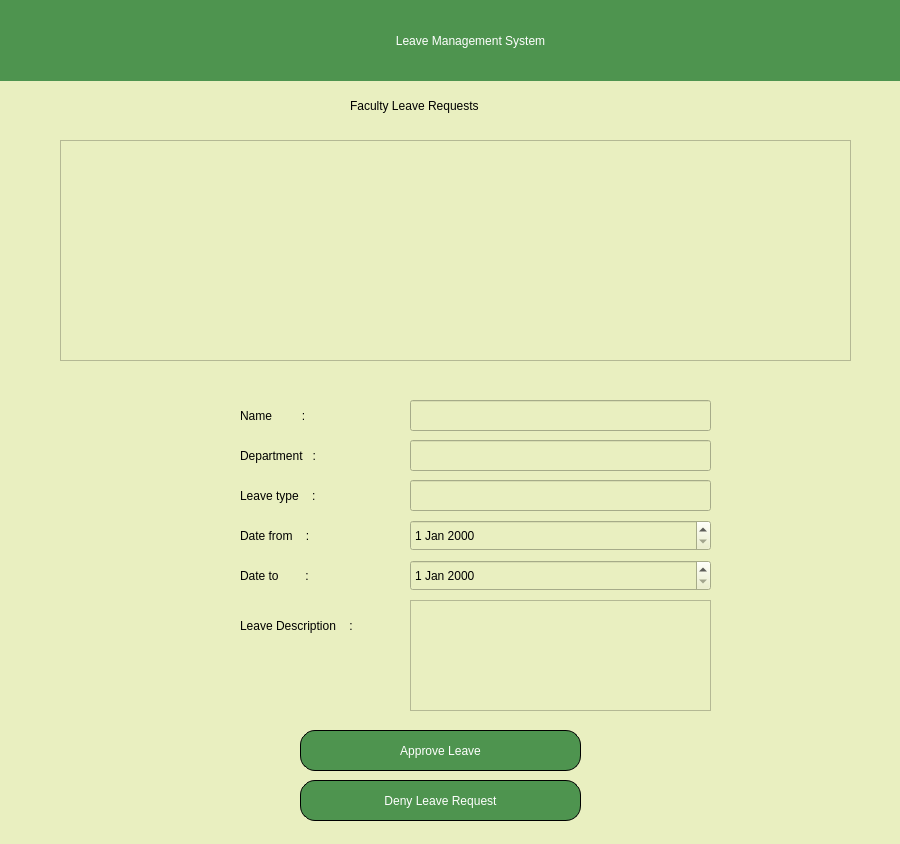
<?xml version="1.0" encoding="UTF-8"?>
<ui version="4.0">
 <class>Admin_Page</class>
 <widget class="QMainWindow" name="Admin_Page">
  <property name="geometry">
   <rect>
    <x>0</x>
    <y>0</y>
    <width>900</width>
    <height>844</height>
   </rect>
  </property>
  <property name="windowTitle">
   <string>MainWindow</string>
  </property>
  <property name="styleSheet">
   <string notr="true">background-color: rgb(233, 239, 192);</string>
  </property>
  <widget class="QWidget" name="centralwidget">
   <widget class="Line" name="line">
    <property name="geometry">
     <rect>
      <x>0</x>
      <y>0</y>
      <width>911</width>
      <height>81</height>
     </rect>
    </property>
    <property name="styleSheet">
     <string notr="true">background-color: rgb(78, 148, 79);</string>
    </property>
    <property name="orientation">
     <enum>Qt::Vertical</enum>
    </property>
   </widget>
   <widget class="QLabel" name="label_7">
    <property name="geometry">
     <rect>
      <x>240</x>
      <y>0</y>
      <width>461</width>
      <height>81</height>
     </rect>
    </property>
    <property name="styleSheet">
     <string notr="true">background-color: rgb(78, 148, 79);
font:14pt &quot;Goudy Old Style&quot;;
font: 75 26pt &quot;Goudy Old Style&quot;;
color: rgb(255, 255, 255);</string>
    </property>
    <property name="text">
     <string>Leave Management System</string>
    </property>
    <property name="alignment">
     <set>Qt::AlignCenter</set>
    </property>
   </widget>
   <widget class="QTableWidget" name="tableWidget">
    <property name="geometry">
     <rect>
      <x>60</x>
      <y>140</y>
      <width>791</width>
      <height>221</height>
     </rect>
    </property>
   </widget>
   <widget class="QLabel" name="label_2">
    <property name="geometry">
     <rect>
      <x>240</x>
      <y>480</y>
      <width>111</width>
      <height>31</height>
     </rect>
    </property>
    <property name="styleSheet">
     <string notr="true">font: italic 14pt &quot;Goudy Old Style&quot;;</string>
    </property>
    <property name="text">
     <string>Leave type    :</string>
    </property>
    <property name="alignment">
     <set>Qt::AlignLeading|Qt::AlignLeft|Qt::AlignVCenter</set>
    </property>
   </widget>
   <widget class="QLabel" name="label_4">
    <property name="geometry">
     <rect>
      <x>240</x>
      <y>520</y>
      <width>111</width>
      <height>31</height>
     </rect>
    </property>
    <property name="styleSheet">
     <string notr="true">font: italic 14pt &quot;Goudy Old Style&quot;;</string>
    </property>
    <property name="text">
     <string>Date from    :</string>
    </property>
    <property name="alignment">
     <set>Qt::AlignLeading|Qt::AlignLeft|Qt::AlignVCenter</set>
    </property>
   </widget>
   <widget class="QDateEdit" name="from_date">
    <property name="geometry">
     <rect>
      <x>410</x>
      <y>520</y>
      <width>301</width>
      <height>31</height>
     </rect>
    </property>
    <property name="styleSheet">
     <string notr="true">color: rgb(0, 0, 0);
font: 75 14pt &quot;Goudy Old Style&quot;;</string>
    </property>
   </widget>
   <widget class="QLabel" name="label_6">
    <property name="geometry">
     <rect>
      <x>240</x>
      <y>560</y>
      <width>111</width>
      <height>31</height>
     </rect>
    </property>
    <property name="styleSheet">
     <string notr="true">font: italic 14pt &quot;Goudy Old Style&quot;;</string>
    </property>
    <property name="text">
     <string>Date to        :</string>
    </property>
    <property name="alignment">
     <set>Qt::AlignLeading|Qt::AlignLeft|Qt::AlignVCenter</set>
    </property>
   </widget>
   <widget class="QLabel" name="label_3">
    <property name="geometry">
     <rect>
      <x>240</x>
      <y>610</y>
      <width>171</width>
      <height>31</height>
     </rect>
    </property>
    <property name="styleSheet">
     <string notr="true">font: italic 14pt &quot;Goudy Old Style&quot;;</string>
    </property>
    <property name="text">
     <string>Leave Description    :</string>
    </property>
    <property name="alignment">
     <set>Qt::AlignLeading|Qt::AlignLeft|Qt::AlignVCenter</set>
    </property>
   </widget>
   <widget class="QTextBrowser" name="Description">
    <property name="geometry">
     <rect>
      <x>410</x>
      <y>600</y>
      <width>301</width>
      <height>111</height>
     </rect>
    </property>
   </widget>
   <widget class="QDateEdit" name="to_date">
    <property name="geometry">
     <rect>
      <x>410</x>
      <y>560</y>
      <width>301</width>
      <height>31</height>
     </rect>
    </property>
    <property name="styleSheet">
     <string notr="true">color: rgb(0, 0, 0);
font: 75 14pt &quot;Goudy Old Style&quot;;</string>
    </property>
   </widget>
   <widget class="QLineEdit" name="Leave_type_edt">
    <property name="geometry">
     <rect>
      <x>410</x>
      <y>480</y>
      <width>301</width>
      <height>31</height>
     </rect>
    </property>
    <property name="styleSheet">
     <string notr="true">color: rgb(0, 0, 0);
font: 75 14pt &quot;Goudy Old Style&quot;;</string>
    </property>
   </widget>
   <widget class="QLabel" name="label_5">
    <property name="geometry">
     <rect>
      <x>240</x>
      <y>440</y>
      <width>111</width>
      <height>31</height>
     </rect>
    </property>
    <property name="styleSheet">
     <string notr="true">font: italic 14pt &quot;Goudy Old Style&quot;;</string>
    </property>
    <property name="text">
     <string>Department   :</string>
    </property>
    <property name="alignment">
     <set>Qt::AlignLeading|Qt::AlignLeft|Qt::AlignVCenter</set>
    </property>
   </widget>
   <widget class="QLineEdit" name="Leave_type_edt_2">
    <property name="geometry">
     <rect>
      <x>410</x>
      <y>440</y>
      <width>301</width>
      <height>31</height>
     </rect>
    </property>
    <property name="styleSheet">
     <string notr="true">color: rgb(0, 0, 0);
font: 75 14pt &quot;Goudy Old Style&quot;;</string>
    </property>
   </widget>
   <widget class="QLabel" name="label_8">
    <property name="geometry">
     <rect>
      <x>240</x>
      <y>400</y>
      <width>111</width>
      <height>31</height>
     </rect>
    </property>
    <property name="styleSheet">
     <string notr="true">font: italic 14pt &quot;Goudy Old Style&quot;;</string>
    </property>
    <property name="text">
     <string>Name         :</string>
    </property>
    <property name="alignment">
     <set>Qt::AlignLeading|Qt::AlignLeft|Qt::AlignVCenter</set>
    </property>
   </widget>
   <widget class="QLineEdit" name="Leave_type_edt_3">
    <property name="geometry">
     <rect>
      <x>410</x>
      <y>400</y>
      <width>301</width>
      <height>31</height>
     </rect>
    </property>
    <property name="styleSheet">
     <string notr="true">color: rgb(0, 0, 0);
font: 75 14pt &quot;Goudy Old Style&quot;;</string>
    </property>
   </widget>
   <widget class="QPushButton" name="Previous_btn">
    <property name="geometry">
     <rect>
      <x>300</x>
      <y>730</y>
      <width>281</width>
      <height>41</height>
     </rect>
    </property>
    <property name="styleSheet">
     <string notr="true">QPushButton {
font: italic 14pt &quot;Goudy Old Style&quot;;
background-color: rgb(78, 148, 79);
color:rgb(255,255,255);
border: 1px solid;
border-radius: 15px;
border-style : inset;
}
QPushButton:hover {

background-color: rgb(233, 239, 192);
color: rgb(0,0,0);
}
</string>
    </property>
    <property name="text">
     <string>Approve Leave</string>
    </property>
   </widget>
   <widget class="QPushButton" name="Previous_btn_2">
    <property name="geometry">
     <rect>
      <x>300</x>
      <y>780</y>
      <width>281</width>
      <height>41</height>
     </rect>
    </property>
    <property name="styleSheet">
     <string notr="true">QPushButton {
font: italic 14pt &quot;Goudy Old Style&quot;;
background-color: rgb(78, 148, 79);
color:rgb(255,255,255);
border: 1px solid;
border-radius: 15px;
border-style : inset;
}
QPushButton:hover {

background-color: rgb(233, 239, 192);
color: rgb(0,0,0);
}
</string>
    </property>
    <property name="text">
     <string>Deny Leave Request</string>
    </property>
   </widget>
   <widget class="QLabel" name="label">
    <property name="geometry">
     <rect>
      <x>350</x>
      <y>90</y>
      <width>171</width>
      <height>31</height>
     </rect>
    </property>
    <property name="styleSheet">
     <string notr="true">font: italic 14pt &quot;Goudy Old Style&quot;;</string>
    </property>
    <property name="text">
     <string>Faculty Leave Requests</string>
    </property>
    <property name="alignment">
     <set>Qt::AlignLeading|Qt::AlignLeft|Qt::AlignVCenter</set>
    </property>
   </widget>
  </widget>
 </widget>
 <resources/>
 <connections/>
</ui>
